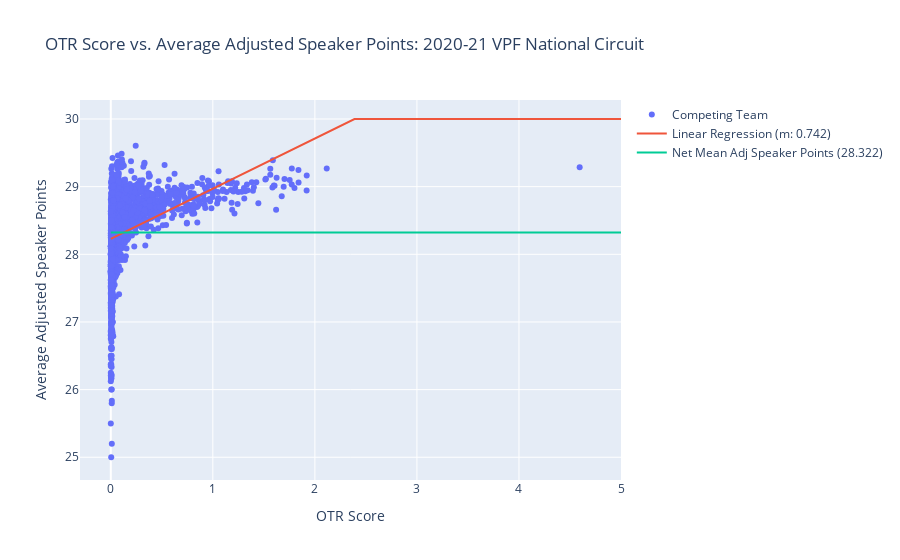

Notebook code cell kept with this figure:
### Markdown cell above
## Create our scatter plot with Plotly

### Code cell
layout = go.Layout(
    title = "OTR Score vs. Average Adjusted Speaker Points: 2020-21 VPF National Circuit", 
    xaxis = {"title": "OTR Score"},
    yaxis = {"title": "Average Adjusted Speaker Points"}, 
)

fig = go.Figure(layout=layout)

fig.add_trace(go.Scatter(
    x = independentData,
    y = dependentData,
    mode = 'markers',
    name = "Competing Team"
))

fig.add_trace(go.Scatter(
    x = LRX,
    y = LRY,
    mode = 'lines', 
    name = f"Linear Regression (m: {round(m, 3)})"
))

fig.add_trace(go.Scatter(
    x = AVGX,
    y = AVGY,
    mode = 'lines', 
    name = f"Net Mean Adj Speaker Points ({round(MASP, 3)})"
))

iplot(fig)

### Figure 1 — Plotly figure (JSON) as saved in the notebook; plotly's stock layout.template omitted (floating-point values rounded to 4 significant figures; data arrays with more than 128 entries replaced by an {"elided": "..."} marker saying what was removed)
{"data": [{"mode": "markers", "name": "Competing Team", "type": "scatter", "x": {"elided": "2560 float values"}, "y": {"elided": "2560 float values"}}, {"mode": "lines", "name": "Linear Regression (m: 0.742)", "type": "scatter", "x": [0, 2.388, 5], "y": [28.23, 30.0, 30]}, {"mode": "lines", "name": "Net Mean Adj Speaker Points (28.322)", "type": "scatter", "x": [0, 5], "y": [28.32, 28.32]}], "layout": {"title": {"text": "OTR Score vs. Average Adjusted Speaker Points: 2020-21 VPF National Circuit"}, "xaxis": {"title": {"text": "OTR Score"}}, "yaxis": {"title": {"text": "Average Adjusted Speaker Points"}}}}
